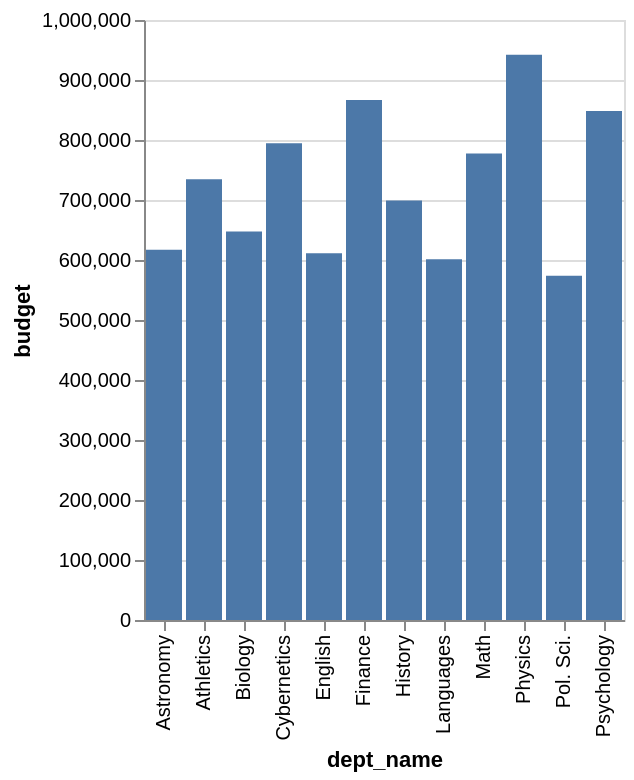

Specify this chart in Vega-Lite:
### Vega-Lite specification from a JSON file in a GitHub repository (floating-point values rounded to 4 significant figures)
{"data": {"values": [{"x_data": "Astronomy", "y_data": 617300.0}, {"x_data": "Athletics", "y_data": 734600.0}, {"x_data": "Biology", "y_data": 647600.0}, {"x_data": "Cybernetics", "y_data": 794500.0}, {"x_data": "English", "y_data": 611000.0}, {"x_data": "Finance", "y_data": 866800.0}, {"x_data": "History", "y_data": 699100.0}, {"x_data": "Languages", "y_data": 601300.0}, {"x_data": "Math", "y_data": 777600.0}, {"x_data": "Physics", "y_data": 942200.0}, {"x_data": "Pol. Sci.", "y_data": 573700.0}, {"x_data": "Psychology", "y_data": 848200.0}]}, "mark": "bar", "encoding": {"x": {"field": "x_data", "type": "nominal", "title": "dept_name", "sort": "ascending"}, "y": {"field": "y_data", "type": "quantitative", "title": "budget"}}}
